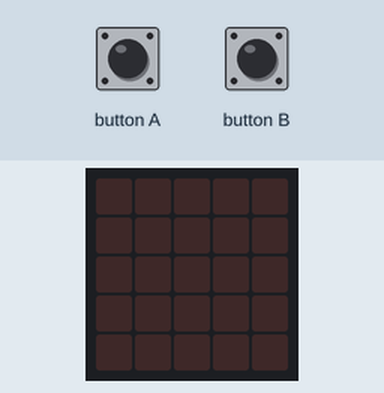
Simulated run of this program. Board: BBC micro:bit (MakeCode). On the bench: the board's 5×5 LED display. Inputs (shaded band) come from the test bench.

Above: at 1.2 s.
1.3 s: button A pressed for 0.15 s
At 2.0 s:
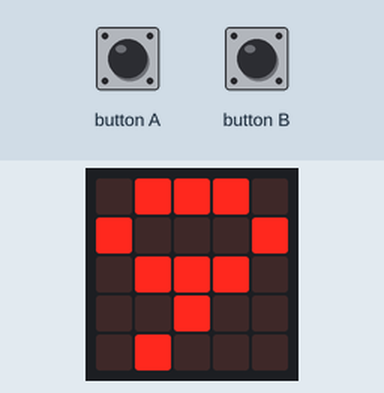
4.4 s: button B pressed for 0.15 s
At 5.4 s:
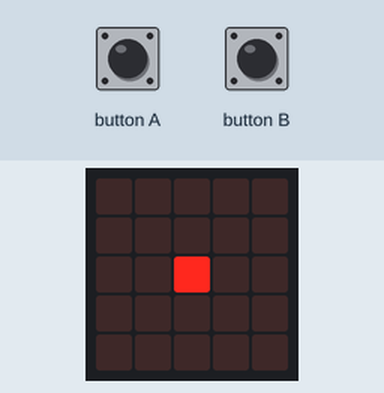
7.5 s: button A pressed for 0.15 s
At 15.75 s:
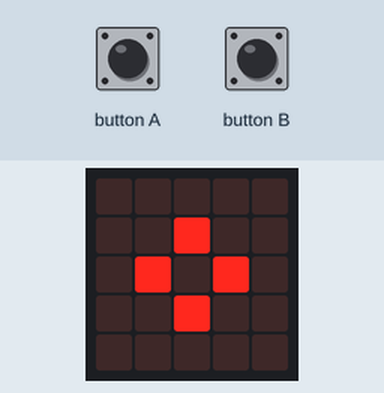
Timing chart, 0 to 17.2 s (numbered marks = the images above; inputs shaded):
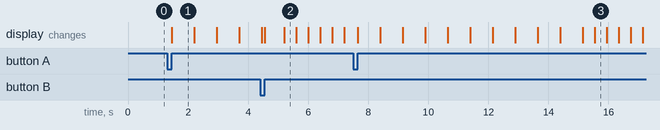

Measured:
- after the input at 1.3 s, the display: changes after 0.15 s (image 1)
- after the input at 4.4 s, the display: first differs from a run without the input after 0.15 s (image 2 shows a later state)
- after the input at 7.5 s, the display: first changes after 0.15 s (image 3 shows a later state)
- what the display in image 1 shows lasts 0.7 s, from 1.5 s to 2.2 s
- what the display in image 2 shows lasts 0.4 s, from 5.2 s to 5.6 s

The program:

main.ts
```typescript
let count = 0
input.onButtonPressed(Button.A, function () {
    count = 10
    while (count > 0) {
        count += -1
        basic.showNumber(count)
    }
    basic.showLeds(`
        . . . . .
        . . . . .
        . . # . .
        . . . . .
        . . . . .
        `)
    basic.showLeds(`
        . . . . .
        . . # . .
        . # . # .
        . . # . .
        . . . . .
        `)
    basic.showLeds(`
        . . # . .
        . # . # .
        # . . . #
        . # . # .
        . . # . .
        `)
    basic.showLeds(`
        . # . # .
        # . . . #
        . . . . .
        # . . . #
        . # . # .
        `)
    basic.showLeds(`
        # . . . #
        . . . . .
        . . . . .
        . . . . .
        # . . . #
        `)
    basic.showLeds(`
        . . . . .
        . . . . .
        . . . . .
        . . . . .
        . . . . .
        `)
})
input.onButtonPressed(Button.B, function () {
    basic.clearScreen()
    count = -1
})
```

test.ts
```typescript
// 在這裡測試；當此封包作為擴充功能時，將不會編譯此內容。
```
